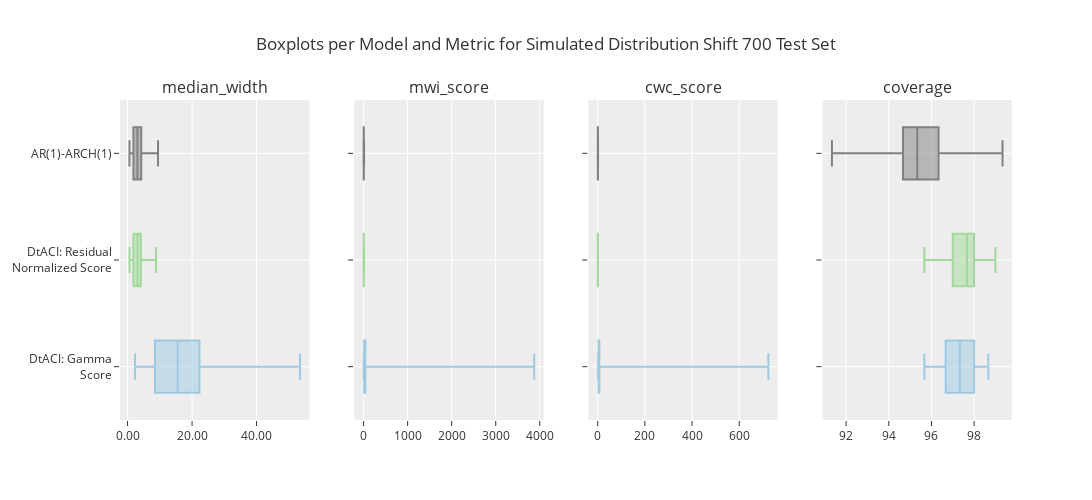

Source (notebook cell):
### Code cell
create_boxplots(test_set="Simulated Distribution Shift 700", 
                x_columns=["median_width", "mwi_score", "cwc_score", "coverage"], eval_template = eval_template_small)

### Figure 1 — Plotly figure (JSON) as saved in the notebook; plotly's stock layout.template omitted (floating-point values rounded to 4 significant figures)
{"data": [{"alignmentgroup": "True", "boxpoints": false, "hovertemplate": "model=DtACI: Gamma Score<br>median_width=%{x}<br>model_wrapped=%{y}<extra></extra>", "legendgroup": "DtACI: Gamma Score", "marker": {"color": "rgb(158,202,225)"}, "name": "DtACI: Gamma Score", "notched": false, "offsetgroup": "DtACI: Gamma Score", "orientation": "h", "showlegend": true, "type": "box", "x": [7.139, 23.64, 22.91, 19.85, 9.19, 2.34, 27.14, 39.72, 10.74, 4.699, 7.546, 18.88, 10.48, 38.82, 15.8, 5.702, 45.76, 32.95, 9.036, 34.47, 16.99, 8.104, 4.281, 9.744, 10.05, 13.37, 4.632, 24.33, 21.29, 6.469, 12.55, 3.228, 22.97, 2.557, 19.23, 7.815, 38.84, 13.66, 11.32, 15.79, 11.21, 22.19, 4.489, 8.479, 8.388, 10.19, 19.91, 19.33, 12.41, 25.68, 4.104, 20.33, 2.989, 19.8, 33.5, 10.6, 21.53, 53.48, 15.35, 22.44, 19.17, 18.33, 22.3, 34.95, 4.327, 21.85, 23.28, 15.32, 16.48, 14.97], "x0": " ", "xaxis": "x", "y": ["DtACI: Gamma<br>Score", "DtACI: Gamma<br>Score", "DtACI: Gamma<br>Score", "DtACI: Gamma<br>Score", "DtACI: Gamma<br>Score", "DtACI: Gamma<br>Score", "DtACI: Gamma<br>Score", "DtACI: Gamma<br>Score", "DtACI: Gamma<br>Score", "DtACI: Gamma<br>Score", "DtACI: Gamma<br>Score", "DtACI: Gamma<br>Score", "DtACI: Gamma<br>Score", "DtACI: Gamma<br>Score", "DtACI: Gamma<br>Score", "DtACI: Gamma<br>Score", "DtACI: Gamma<br>Score", "DtACI: Gamma<br>Score", "DtACI: Gamma<br>Score", "DtACI: Gamma<br>Score", "DtACI: Gamma<br>Score", "DtACI: Gamma<br>Score", "DtACI: Gamma<br>Score", "DtACI: Gamma<br>Score", "DtACI: Gamma<br>Score", "DtACI: Gamma<br>Score", "DtACI: Gamma<br>Score", "DtACI: Gamma<br>Score", "DtACI: Gamma<br>Score", "DtACI: Gamma<br>Score", "DtACI: Gamma<br>Score", "DtACI: Gamma<br>Score", "DtACI: Gamma<br>Score", "DtACI: Gamma<br>Score", "DtACI: Gamma<br>Score", "DtACI: Gamma<br>Score", "DtACI: Gamma<br>Score", "DtACI: Gamma<br>Score", "DtACI: Gamma<br>Score", "DtACI: Gamma<br>Score", "DtACI: Gamma<br>Score", "DtACI: Gamma<br>Score", "DtACI: Gamma<br>Score", "DtACI: Gamma<br>Score", "DtACI: Gamma<br>Score", "DtACI: Gamma<br>Score", "DtACI: Gamma<br>Score", "DtACI: Gamma<br>Score", "DtACI: Gamma<br>Score", "DtACI: Gamma<br>Score", "DtACI: Gamma<br>Score", "DtACI: Gamma<br>Score", "DtACI: Gamma<br>Score", "DtACI: Gamma<br>Score", "DtACI: Gamma<br>Score", "DtACI: Gamma<br>Score", "DtACI: Gamma<br>Score", "DtACI: Gamma<br>Score", "DtACI: Gamma<br>Score", "DtACI: Gamma<br>Score", "DtACI: Gamma<br>Score", "DtACI: Gamma<br>Score", "DtACI: Gamma<br>Score", "DtACI: Gamma<br>Score", "DtACI: Gamma<br>Score", "DtACI: Gamma<br>Score", "DtACI: Gamma<br>Score", "DtACI: Gamma<br>Score", "DtACI: Gamma<br>Score", "DtACI: Gamma<br>Score"], "y0": " ", "yaxis": "y"}, {"alignmentgroup": "True", "boxpoints": false, "hovertemplate": "model=DtACI: Residual Normalized Score<br>median_width=%{x}<br>model_wrapped=%{y}<extra></extra>", "legendgroup": "DtACI: Residual Normalized Score", "marker": {"color": "rgb(161,217,155)"}, "name": "DtACI: Residual Normalized Score", "notched": false, "offsetgroup": "DtACI: Residual Normalized Score", "orientation": "h", "showlegend": true, "type": "box", "x": [2.574, 5.402, 5.876, 3.085, 2.024, 0.6173, 5.308, 5.81, 2.464, 0.9276, 2.128, 3.578, 2.797, 7.573, 2.695, 1.455, 6.662, 4.291, 2.021, 4.753, 3.652, 1.807, 0.6943, 1.241, 1.333, 2.216, 0.8158, 3.188, 6.363, 1.31, 1.524, 0.7075, 3.078, 0.9637, 4.14, 1.442, 4.132, 3.331, 2.531, 3.246, 1.896, 2.67, 0.8266, 2.128, 2.452, 3.251, 4.226, 4.136, 1.272, 3.695, 0.6745, 3.845, 0.7491, 3.242, 8.399, 2.395, 3.967, 6.45, 4.309, 3.994, 2.809, 3.399, 4.887, 8.846, 0.874, 3.765, 4.679, 3.714, 2.977, 3.517], "x0": " ", "xaxis": "x", "y": ["DtACI: Residual<br>Normalized Score", "DtACI: Residual<br>Normalized Score", "DtACI: Residual<br>Normalized Score", "DtACI: Residual<br>Normalized Score", "DtACI: Residual<br>Normalized Score", "DtACI: Residual<br>Normalized Score", "DtACI: Residual<br>Normalized Score", "DtACI: Residual<br>Normalized Score", "DtACI: Residual<br>Normalized Score", "DtACI: Residual<br>Normalized Score", "DtACI: Residual<br>Normalized Score", "DtACI: Residual<br>Normalized Score", "DtACI: Residual<br>Normalized Score", "DtACI: Residual<br>Normalized Score", "DtACI: Residual<br>Normalized Score", "DtACI: Residual<br>Normalized Score", "DtACI: Residual<br>Normalized Score", "DtACI: Residual<br>Normalized Score", "DtACI: Residual<br>Normalized Score", "DtACI: Residual<br>Normalized Score", "DtACI: Residual<br>Normalized Score", "DtACI: Residual<br>Normalized Score", "DtACI: Residual<br>Normalized Score", "DtACI: Residual<br>Normalized Score", "DtACI: Residual<br>Normalized Score", "DtACI: Residual<br>Normalized Score", "DtACI: Residual<br>Normalized Score", "DtACI: Residual<br>Normalized Score", "DtACI: Residual<br>Normalized Score", "DtACI: Residual<br>Normalized Score", "DtACI: Residual<br>Normalized Score", "DtACI: Residual<br>Normalized Score", "DtACI: Residual<br>Normalized Score", "DtACI: Residual<br>Normalized Score", "DtACI: Residual<br>Normalized Score", "DtACI: Residual<br>Normalized Score", "DtACI: Residual<br>Normalized Score", "DtACI: Residual<br>Normalized Score", "DtACI: Residual<br>Normalized Score", "DtACI: Residual<br>Normalized Score", "DtACI: Residual<br>Normalized Score", "DtACI: Residual<br>Normalized Score", "DtACI: Residual<br>Normalized Score", "DtACI: Residual<br>Normalized Score", "DtACI: Residual<br>Normalized Score", "DtACI: Residual<br>Normalized Score", "DtACI: Residual<br>Normalized Score", "DtACI: Residual<br>Normalized Score", "DtACI: Residual<br>Normalized Score", "DtACI: Residual<br>Normalized Score", "DtACI: Residual<br>Normalized Score", "DtACI: Residual<br>Normalized Score", "DtACI: Residual<br>Normalized Score", "DtACI: Residual<br>Normalized Score", "DtACI: Residual<br>Normalized Score", "DtACI: Residual<br>Normalized Score", "DtACI: Residual<br>Normalized Score", "DtACI: Residual<br>Normalized Score", "DtACI: Residual<br>Normalized Score", "DtACI: Residual<br>Normalized Score", "DtACI: Residual<br>Normalized Score", "DtACI: Residual<br>Normalized Score", "DtACI: Residual<br>Normalized Score", "DtACI: Residual<br>Normalized Score", "DtACI: Residual<br>Normalized Score", "DtACI: Residual<br>Normalized Score", "DtACI: Residual<br>Normalized Score", "DtACI: Residual<br>Normalized Score", "DtACI: Residual<br>Normalized Score", "DtACI: Residual<br>Normalized Score"], "y0": " ", "yaxis": "y"}, {"alignmentgroup": "True", "boxpoints": false, "hovertemplate": "model=AR(1)-ARCH(1)<br>median_width=%{x}<br>model_wrapped=%{y}<extra></extra>", "legendgroup": "AR(1)-ARCH(1)", "marker": {"color": "gray"}, "name": "AR(1)-ARCH(1)", "notched": false, "offsetgroup": "AR(1)-ARCH(1)", "orientation": "h", "showlegend": true, "type": "box", "x": [2.573, 5.898, 6.18, 2.83, 2.222, 0.5963, 8.241, 5.768, 3.422, 0.9892, 2.031, 3.758, 2.942, 7.23, 2.489, 1.822, 6.488, 4.431, 1.948, 4.679, 3.465, 2.578, 0.754, 1.177, 1.311, 2.138, 0.9117, 3.294, 6.107, 1.197, 1.47, 0.6706, 3.059, 0.9287, 4.249, 1.618, 4.179, 4.152, 2.66, 3.282, 1.795, 2.601, 0.857, 1.998, 2.533, 3.091, 4.366, 4.267, 1.214, 3.607, 0.7073, 3.922, 0.775, 2.91, 9.449, 3.055, 3.672, 6.55, 4.369, 4.006, 3.018, 3.502, 4.702, 8.778, 0.9759, 3.989, 4.716, 3.276, 2.897, 3.448], "x0": " ", "xaxis": "x", "y": ["AR(1)-ARCH(1)", "AR(1)-ARCH(1)", "AR(1)-ARCH(1)", "AR(1)-ARCH(1)", "AR(1)-ARCH(1)", "AR(1)-ARCH(1)", "AR(1)-ARCH(1)", "AR(1)-ARCH(1)", "AR(1)-ARCH(1)", "AR(1)-ARCH(1)", "AR(1)-ARCH(1)", "AR(1)-ARCH(1)", "AR(1)-ARCH(1)", "AR(1)-ARCH(1)", "AR(1)-ARCH(1)", "AR(1)-ARCH(1)", "AR(1)-ARCH(1)", "AR(1)-ARCH(1)", "AR(1)-ARCH(1)", "AR(1)-ARCH(1)", "AR(1)-ARCH(1)", "AR(1)-ARCH(1)", "AR(1)-ARCH(1)", "AR(1)-ARCH(1)", "AR(1)-ARCH(1)", "AR(1)-ARCH(1)", "AR(1)-ARCH(1)", "AR(1)-ARCH(1)", "AR(1)-ARCH(1)", "AR(1)-ARCH(1)", "AR(1)-ARCH(1)", "AR(1)-ARCH(1)", "AR(1)-ARCH(1)", "AR(1)-ARCH(1)", "AR(1)-ARCH(1)", "AR(1)-ARCH(1)", "AR(1)-ARCH(1)", "AR(1)-ARCH(1)", "AR(1)-ARCH(1)", "AR(1)-ARCH(1)", "AR(1)-ARCH(1)", "AR(1)-ARCH(1)", "AR(1)-ARCH(1)", "AR(1)-ARCH(1)", "AR(1)-ARCH(1)", "AR(1)-ARCH(1)", "AR(1)-ARCH(1)", "AR(1)-ARCH(1)", "AR(1)-ARCH(1)", "AR(1)-ARCH(1)", "AR(1)-ARCH(1)", "AR(1)-ARCH(1)", "AR(1)-ARCH(1)", "AR(1)-ARCH(1)", "AR(1)-ARCH(1)", "AR(1)-ARCH(1)", "AR(1)-ARCH(1)", "AR(1)-ARCH(1)", "AR(1)-ARCH(1)", "AR(1)-ARCH(1)", "AR(1)-ARCH(1)", "AR(1)-ARCH(1)", "AR(1)-ARCH(1)", "AR(1)-ARCH(1)", "AR(1)-ARCH(1)", "AR(1)-ARCH(1)", "AR(1)-ARCH(1)", "AR(1)-ARCH(1)", "AR(1)-ARCH(1)", "AR(1)-ARCH(1)"], "y0": " ", "yaxis": "y"}, {"alignmentgroup": "True", "boxpoints": false, "hovertemplate": "model=DtACI: Gamma Score<br>mwi_score=%{x}<br>model_wrapped=%{y}<extra></extra>", "legendgroup": "DtACI: Gamma Score", "marker": {"color": "rgb(158,202,225)"}, "name": "DtACI: Gamma Score", "notched": false, "offsetgroup": "DtACI: Gamma Score", "orientation": "h", "showlegend": true, "type": "box", "x": [12.77, 36.0, 65.89, 39.44, 15.51, 3.364, 48.67, 82.06, 16.94, 8.52, 15.04, 35.02, 15.5, 61.77, 21.38, 8.998, 79.75, 54.21, 16.12, 56.07, 62.56, 13.85, 6.152, 19.9, 24.86, 20.15, 8.434, 33.14, 35.42, 10.57, 27.49, 4.883, 48.95, 4.543, 37.75, 10.96, 3874.0, 22.22, 16.51, 26.35, 19.87, 40.28, 8.328, 13.07, 12.32, 14.73, 29.13, 37.02, 21.14, 45.99, 6.116, 27.68, 5.787, 27.95, 51.3, 21.41, 34.61, 72.24, 22.55, 41.0, 31.21, 26.69, 42.64, 70.58, 6.735, 34.33, 45.16, 24.26, 33.59, 27.97], "x0": " ", "xaxis": "x2", "y": ["DtACI: Gamma<br>Score", "DtACI: Gamma<br>Score", "DtACI: Gamma<br>Score", "DtACI: Gamma<br>Score", "DtACI: Gamma<br>Score", "DtACI: Gamma<br>Score", "DtACI: Gamma<br>Score", "DtACI: Gamma<br>Score", "DtACI: Gamma<br>Score", "DtACI: Gamma<br>Score", "DtACI: Gamma<br>Score", "DtACI: Gamma<br>Score", "DtACI: Gamma<br>Score", "DtACI: Gamma<br>Score", "DtACI: Gamma<br>Score", "DtACI: Gamma<br>Score", "DtACI: Gamma<br>Score", "DtACI: Gamma<br>Score", "DtACI: Gamma<br>Score", "DtACI: Gamma<br>Score", "DtACI: Gamma<br>Score", "DtACI: Gamma<br>Score", "DtACI: Gamma<br>Score", "DtACI: Gamma<br>Score", "DtACI: Gamma<br>Score", "DtACI: Gamma<br>Score", "DtACI: Gamma<br>Score", "DtACI: Gamma<br>Score", "DtACI: Gamma<br>Score", "DtACI: Gamma<br>Score", "DtACI: Gamma<br>Score", "DtACI: Gamma<br>Score", "DtACI: Gamma<br>Score", "DtACI: Gamma<br>Score", "DtACI: Gamma<br>Score", "DtACI: Gamma<br>Score", "DtACI: Gamma<br>Score", "DtACI: Gamma<br>Score", "DtACI: Gamma<br>Score", "DtACI: Gamma<br>Score", "DtACI: Gamma<br>Score", "DtACI: Gamma<br>Score", "DtACI: Gamma<br>Score", "DtACI: Gamma<br>Score", "DtACI: Gamma<br>Score", "DtACI: Gamma<br>Score", "DtACI: Gamma<br>Score", "DtACI: Gamma<br>Score", "DtACI: Gamma<br>Score", "DtACI: Gamma<br>Score", "DtACI: Gamma<br>Score", "DtACI: Gamma<br>Score", "DtACI: Gamma<br>Score", "DtACI: Gamma<br>Score", "DtACI: Gamma<br>Score", "DtACI: Gamma<br>Score", "DtACI: Gamma<br>Score", "DtACI: Gamma<br>Score", "DtACI: Gamma<br>Score", "DtACI: Gamma<br>Score", "DtACI: Gamma<br>Score", "DtACI: Gamma<br>Score", "DtACI: Gamma<br>Score", "DtACI: Gamma<br>Score", "DtACI: Gamma<br>Score", "DtACI: Gamma<br>Score", "DtACI: Gamma<br>Score", "DtACI: Gamma<br>Score", "DtACI: Gamma<br>Score", "DtACI: Gamma<br>Score"], "y0": " ", "yaxis": "y2"}, {"alignmentgroup": "True", "boxpoints": false, "hovertemplate": "model=DtACI: Residual Normalized Score<br>mwi_score=%{x}<br>model_wrapped=%{y}<extra></extra>", "legendgroup": "DtACI: Residual Normalized Score", "marker": {"color": "rgb(161,217,155)"}, "name": "DtACI: Residual Normalized Score", "notched": false, "offsetgroup": "DtACI: Residual Normalized Score", "orientation": "h", "showlegend": true, "type": "box", "x": [2.688, 5.829, 7.022, 3.33, 2.256, 0.662, 6.742, 6.382, 3.127, 1.145, 2.314, 4.082, 3.081, 8.085, 2.92, 1.738, 7.233, 4.633, 2.3, 4.911, 3.943, 2.058, 0.8663, 1.389, 1.47, 2.571, 0.9624, 3.33, 7.232, 1.464, 1.865, 0.7814, 3.387, 1.156, 4.454, 1.641, 4.334, 3.7, 2.744, 3.545, 1.936, 2.98, 1.032, 2.536, 2.821, 3.681, 4.382, 4.654, 1.42, 3.803, 0.7515, 4.575, 0.8424, 3.451, 10.33, 3.072, 4.434, 7.093, 4.505, 4.342, 3.35, 3.869, 5.35, 9.605, 0.998, 4.196, 5.033, 3.877, 3.432, 3.888], "x0": " ", "xaxis": "x2", "y": ["DtACI: Residual<br>Normalized Score", "DtACI: Residual<br>Normalized Score", "DtACI: Residual<br>Normalized Score", "DtACI: Residual<br>Normalized Score", "DtACI: Residual<br>Normalized Score", "DtACI: Residual<br>Normalized Score", "DtACI: Residual<br>Normalized Score", "DtACI: Residual<br>Normalized Score", "DtACI: Residual<br>Normalized Score", "DtACI: Residual<br>Normalized Score", "DtACI: Residual<br>Normalized Score", "DtACI: Residual<br>Normalized Score", "DtACI: Residual<br>Normalized Score", "DtACI: Residual<br>Normalized Score", "DtACI: Residual<br>Normalized Score", "DtACI: Residual<br>Normalized Score", "DtACI: Residual<br>Normalized Score", "DtACI: Residual<br>Normalized Score", "DtACI: Residual<br>Normalized Score", "DtACI: Residual<br>Normalized Score", "DtACI: Residual<br>Normalized Score", "DtACI: Residual<br>Normalized Score", "DtACI: Residual<br>Normalized Score", "DtACI: Residual<br>Normalized Score", "DtACI: Residual<br>Normalized Score", "DtACI: Residual<br>Normalized Score", "DtACI: Residual<br>Normalized Score", "DtACI: Residual<br>Normalized Score", "DtACI: Residual<br>Normalized Score", "DtACI: Residual<br>Normalized Score", "DtACI: Residual<br>Normalized Score", "DtACI: Residual<br>Normalized Score", "DtACI: Residual<br>Normalized Score", "DtACI: Residual<br>Normalized Score", "DtACI: Residual<br>Normalized Score", "DtACI: Residual<br>Normalized Score", "DtACI: Residual<br>Normalized Score", "DtACI: Residual<br>Normalized Score", "DtACI: Residual<br>Normalized Score", "DtACI: Residual<br>Normalized Score", "DtACI: Residual<br>Normalized Score", "DtACI: Residual<br>Normalized Score", "DtACI: Residual<br>Normalized Score", "DtACI: Residual<br>Normalized Score", "DtACI: Residual<br>Normalized Score", "DtACI: Residual<br>Normalized Score", "DtACI: Residual<br>Normalized Score", "DtACI: Residual<br>Normalized Score", "DtACI: Residual<br>Normalized Score", "DtACI: Residual<br>Normalized Score", "DtACI: Residual<br>Normalized Score", "DtACI: Residual<br>Normalized Score", "DtACI: Residual<br>Normalized Score", "DtACI: Residual<br>Normalized Score", "DtACI: Residual<br>Normalized Score", "DtACI: Residual<br>Normalized Score", "DtACI: Residual<br>Normalized Score", "DtACI: Residual<br>Normalized Score", "DtACI: Residual<br>Normalized Score", "DtACI: Residual<br>Normalized Score", "DtACI: Residual<br>Normalized Score", "DtACI: Residual<br>Normalized Score", "DtACI: Residual<br>Normalized Score", "DtACI: Residual<br>Normalized Score", "DtACI: Residual<br>Normalized Score", "DtACI: Residual<br>Normalized Score", "DtACI: Residual<br>Normalized Score", "DtACI: Residual<br>Normalized Score", "DtACI: Residual<br>Normalized Score", "DtACI: Residual<br>Normalized Score"], "y0": " ", "yaxis": "y2"}, {"alignmentgroup": "True", "boxpoints": false, "hovertemplate": "model=AR(1)-ARCH(1)<br>mwi_score=%{x}<br>model_wrapped=%{y}<extra></extra>", "legendgroup": "AR(1)-ARCH(1)", "marker": {"color": "gray"}, "name": "AR(1)-ARCH(1)", "notched": false, "offsetgroup": "AR(1)-ARCH(1)", "orientation": "h", "showlegend": true, "type": "box", "x": [2.91, 6.265, 7.412, 3.458, 2.654, 0.7008, 9.901, 6.704, 3.943, 1.207, 2.3, 4.37, 3.504, 8.712, 3.154, 2.304, 7.393, 4.811, 2.48, 4.942, 4.009, 2.639, 0.9395, 1.543, 1.497, 2.765, 1.111, 3.449, 7.548, 1.522, 2.055, 0.7822, 3.474, 1.226, 4.797, 1.844, 4.478, 4.639, 2.968, 3.737, 2.008, 3.119, 1.242, 2.633, 3.003, 3.925, 4.518, 4.908, 1.423, 4.098, 0.8003, 4.665, 0.9199, 3.565, 11.4, 3.51, 4.521, 7.624, 4.772, 4.467, 3.52, 4.237, 5.659, 10.37, 1.142, 4.35, 5.182, 3.911, 3.926, 4.224], "x0": " ", "xaxis": "x2", "y": ["AR(1)-ARCH(1)", "AR(1)-ARCH(1)", "AR(1)-ARCH(1)", "AR(1)-ARCH(1)", "AR(1)-ARCH(1)", "AR(1)-ARCH(1)", "AR(1)-ARCH(1)", "AR(1)-ARCH(1)", "AR(1)-ARCH(1)", "AR(1)-ARCH(1)", "AR(1)-ARCH(1)", "AR(1)-ARCH(1)", "AR(1)-ARCH(1)", "AR(1)-ARCH(1)", "AR(1)-ARCH(1)", "AR(1)-ARCH(1)", "AR(1)-ARCH(1)", "AR(1)-ARCH(1)", "AR(1)-ARCH(1)", "AR(1)-ARCH(1)", "AR(1)-ARCH(1)", "AR(1)-ARCH(1)", "AR(1)-ARCH(1)", "AR(1)-ARCH(1)", "AR(1)-ARCH(1)", "AR(1)-ARCH(1)", "AR(1)-ARCH(1)", "AR(1)-ARCH(1)", "AR(1)-ARCH(1)", "AR(1)-ARCH(1)", "AR(1)-ARCH(1)", "AR(1)-ARCH(1)", "AR(1)-ARCH(1)", "AR(1)-ARCH(1)", "AR(1)-ARCH(1)", "AR(1)-ARCH(1)", "AR(1)-ARCH(1)", "AR(1)-ARCH(1)", "AR(1)-ARCH(1)", "AR(1)-ARCH(1)", "AR(1)-ARCH(1)", "AR(1)-ARCH(1)", "AR(1)-ARCH(1)", "AR(1)-ARCH(1)", "AR(1)-ARCH(1)", "AR(1)-ARCH(1)", "AR(1)-ARCH(1)", "AR(1)-ARCH(1)", "AR(1)-ARCH(1)", "AR(1)-ARCH(1)", "AR(1)-ARCH(1)", "AR(1)-ARCH(1)", "AR(1)-ARCH(1)", "AR(1)-ARCH(1)", "AR(1)-ARCH(1)", "AR(1)-ARCH(1)", "AR(1)-ARCH(1)", "AR(1)-ARCH(1)", "AR(1)-ARCH(1)", "AR(1)-ARCH(1)", "AR(1)-ARCH(1)", "AR(1)-ARCH(1)", "AR(1)-ARCH(1)", "AR(1)-ARCH(1)", "AR(1)-ARCH(1)", "AR(1)-ARCH(1)", "AR(1)-ARCH(1)", "AR(1)-ARCH(1)", "AR(1)-ARCH(1)", "AR(1)-ARCH(1)"], "y0": " ", "yaxis": "y2"}, {"alignmentgroup": "True", "boxpoints": false, "hovertemplate": "model=DtACI: Gamma Score<br>cwc_score=%{x}<br>model_wrapped=%{y}<extra></extra>", "legendgroup": "DtACI: Gamma Score", "marker": {"color": "rgb(158,202,225)"}, "name": "DtACI: Gamma Score", "notched": false, "offsetgroup": "DtACI: Gamma Score", "orientation": "h", "showlegend": true, "type": "box", "x": [3.383, 4.201, 5.702, 8.653, 3.82, 2.975, 3.49, 7.389, 2.865, 4.749, 4.379, 4.901, 3.304, 5.615, 5.692, 2.235, 8.6, 8.131, 4.613, 8.173, 12.43, 4.032, 4.256, 7.65, 9.284, 4.923, 4.402, 8.384, 3.373, 4.324, 4.466, 3.464, 10.06, 1.735, 5.724, 3.691, 723.3, 3.684, 4.086, 4.996, 7.728, 7.782, 5.082, 3.225, 3.027, 2.276, 4.823, 5.571, 10.92, 8.843, 5.313, 3.478, 3.49, 5.915, 3.248, 3.894, 5.65, 7.244, 3.505, 6.612, 6.818, 3.955, 5.992, 4.26, 4.511, 5.5, 7.272, 4.62, 5.482, 4.984], "x0": " ", "xaxis": "x3", "y": ["DtACI: Gamma<br>Score", "DtACI: Gamma<br>Score", "DtACI: Gamma<br>Score", "DtACI: Gamma<br>Score", "DtACI: Gamma<br>Score", "DtACI: Gamma<br>Score", "DtACI: Gamma<br>Score", "DtACI: Gamma<br>Score", "DtACI: Gamma<br>Score", "DtACI: Gamma<br>Score", "DtACI: Gamma<br>Score", "DtACI: Gamma<br>Score", "DtACI: Gamma<br>Score", "DtACI: Gamma<br>Score", "DtACI: Gamma<br>Score", "DtACI: Gamma<br>Score", "DtACI: Gamma<br>Score", "DtACI: Gamma<br>Score", "DtACI: Gamma<br>Score", "DtACI: Gamma<br>Score", "DtACI: Gamma<br>Score", "DtACI: Gamma<br>Score", "DtACI: Gamma<br>Score", "DtACI: Gamma<br>Score", "DtACI: Gamma<br>Score", "DtACI: Gamma<br>Score", "DtACI: Gamma<br>Score", "DtACI: Gamma<br>Score", "DtACI: Gamma<br>Score", "DtACI: Gamma<br>Score", "DtACI: Gamma<br>Score", "DtACI: Gamma<br>Score", "DtACI: Gamma<br>Score", "DtACI: Gamma<br>Score", "DtACI: Gamma<br>Score", "DtACI: Gamma<br>Score", "DtACI: Gamma<br>Score", "DtACI: Gamma<br>Score", "DtACI: Gamma<br>Score", "DtACI: Gamma<br>Score", "DtACI: Gamma<br>Score", "DtACI: Gamma<br>Score", "DtACI: Gamma<br>Score", "DtACI: Gamma<br>Score", "DtACI: Gamma<br>Score", "DtACI: Gamma<br>Score", "DtACI: Gamma<br>Score", "DtACI: Gamma<br>Score", "DtACI: Gamma<br>Score", "DtACI: Gamma<br>Score", "DtACI: Gamma<br>Score", "DtACI: Gamma<br>Score", "DtACI: Gamma<br>Score", "DtACI: Gamma<br>Score", "DtACI: Gamma<br>Score", "DtACI: Gamma<br>Score", "DtACI: Gamma<br>Score", "DtACI: Gamma<br>Score", "DtACI: Gamma<br>Score", "DtACI: Gamma<br>Score", "DtACI: Gamma<br>Score", "DtACI: Gamma<br>Score", "DtACI: Gamma<br>Score", "DtACI: Gamma<br>Score", "DtACI: Gamma<br>Score", "DtACI: Gamma<br>Score", "DtACI: Gamma<br>Score", "DtACI: Gamma<br>Score", "DtACI: Gamma<br>Score", "DtACI: Gamma<br>Score"], "y0": " ", "yaxis": "y3"}, {"alignmentgroup": "True", "boxpoints": false, "hovertemplate": "model=DtACI: Residual Normalized Score<br>cwc_score=%{x}<br>model_wrapped=%{y}<extra></extra>", "legendgroup": "DtACI: Residual Normalized Score", "marker": {"color": "rgb(161,217,155)"}, "name": "DtACI: Residual Normalized Score", "notched": false, "offsetgroup": "DtACI: Residual Normalized Score", "orientation": "h", "showlegend": true, "type": "box", "x": [0.7005, 0.671, 0.558, 0.7127, 0.539, 0.5569, 0.4687, 0.5589, 0.4939, 0.5889, 0.6745, 0.5278, 0.6431, 0.7042, 0.743, 0.4259, 0.7771, 0.6763, 0.621, 0.7131, 0.7487, 0.5642, 0.5544, 0.5134, 0.4994, 0.5758, 0.4941, 0.8327, 0.6504, 0.5792, 0.2872, 0.5456, 0.6554, 0.431, 0.6355, 0.5314, 0.7836, 0.5939, 0.6531, 0.6558, 0.7393, 0.5356, 0.5954, 0.5712, 0.6512, 0.5567, 0.7181, 0.6618, 0.7179, 0.7227, 0.6151, 0.523, 0.4673, 0.7302, 0.571, 0.4961, 0.6973, 0.6668, 0.6937, 0.6685, 0.6628, 0.5609, 0.7422, 0.5652, 0.6456, 0.64, 0.7718, 0.7291, 0.5255, 0.6538], "x0": " ", "xaxis": "x3", "y": ["DtACI: Residual<br>Normalized Score", "DtACI: Residual<br>Normalized Score", "DtACI: Residual<br>Normalized Score", "DtACI: Residual<br>Normalized Score", "DtACI: Residual<br>Normalized Score", "DtACI: Residual<br>Normalized Score", "DtACI: Residual<br>Normalized Score", "DtACI: Residual<br>Normalized Score", "DtACI: Residual<br>Normalized Score", "DtACI: Residual<br>Normalized Score", "DtACI: Residual<br>Normalized Score", "DtACI: Residual<br>Normalized Score", "DtACI: Residual<br>Normalized Score", "DtACI: Residual<br>Normalized Score", "DtACI: Residual<br>Normalized Score", "DtACI: Residual<br>Normalized Score", "DtACI: Residual<br>Normalized Score", "DtACI: Residual<br>Normalized Score", "DtACI: Residual<br>Normalized Score", "DtACI: Residual<br>Normalized Score", "DtACI: Residual<br>Normalized Score", "DtACI: Residual<br>Normalized Score", "DtACI: Residual<br>Normalized Score", "DtACI: Residual<br>Normalized Score", "DtACI: Residual<br>Normalized Score", "DtACI: Residual<br>Normalized Score", "DtACI: Residual<br>Normalized Score", "DtACI: Residual<br>Normalized Score", "DtACI: Residual<br>Normalized Score", "DtACI: Residual<br>Normalized Score", "DtACI: Residual<br>Normalized Score", "DtACI: Residual<br>Normalized Score", "DtACI: Residual<br>Normalized Score", "DtACI: Residual<br>Normalized Score", "DtACI: Residual<br>Normalized Score", "DtACI: Residual<br>Normalized Score", "DtACI: Residual<br>Normalized Score", "DtACI: Residual<br>Normalized Score", "DtACI: Residual<br>Normalized Score", "DtACI: Residual<br>Normalized Score", "DtACI: Residual<br>Normalized Score", "DtACI: Residual<br>Normalized Score", "DtACI: Residual<br>Normalized Score", "DtACI: Residual<br>Normalized Score", "DtACI: Residual<br>Normalized Score", "DtACI: Residual<br>Normalized Score", "DtACI: Residual<br>Normalized Score", "DtACI: Residual<br>Normalized Score", "DtACI: Residual<br>Normalized Score", "DtACI: Residual<br>Normalized Score", "DtACI: Residual<br>Normalized Score", "DtACI: Residual<br>Normalized Score", "DtACI: Residual<br>Normalized Score", "DtACI: Residual<br>Normalized Score", "DtACI: Residual<br>Normalized Score", "DtACI: Residual<br>Normalized Score", "DtACI: Residual<br>Normalized Score", "DtACI: Residual<br>Normalized Score", "DtACI: Residual<br>Normalized Score", "DtACI: Residual<br>Normalized Score", "DtACI: Residual<br>Normalized Score", "DtACI: Residual<br>Normalized Score", "DtACI: Residual<br>Normalized Score", "DtACI: Residual<br>Normalized Score", "DtACI: Residual<br>Normalized Score", "DtACI: Residual<br>Normalized Score", "DtACI: Residual<br>Normalized Score", "DtACI: Residual<br>Normalized Score", "DtACI: Residual<br>Normalized Score", "DtACI: Residual<br>Normalized Score"], "y0": " ", "yaxis": "y3"}, {"alignmentgroup": "True", "boxpoints": false, "hovertemplate": "model=AR(1)-ARCH(1)<br>cwc_score=%{x}<br>model_wrapped=%{y}<extra></extra>", "legendgroup": "AR(1)-ARCH(1)", "marker": {"color": "gray"}, "name": "AR(1)-ARCH(1)", "notched": false, "offsetgroup": "AR(1)-ARCH(1)", "orientation": "h", "showlegend": true, "type": "box", "x": [0.7042, 0.7055, 0.5735, 1.262, 0.5913, 0.5379, 0.6419, 0.5282, 1.063, 0.6133, 1.189, 0.541, 0.6831, 1.292, 1.322, 0.874, 1.383, 0.6808, 1.018, 0.6977, 0.7142, 0.7687, 0.5687, 0.9132, 0.5081, 0.5526, 0.4962, 0.8627, 1.194, 1.033, 0.5386, 0.5063, 1.257, 0.7854, 0.68, 0.5576, 0.773, 0.7057, 0.6972, 0.6533, 0.7155, 1.001, 0.6945, 1.075, 1.268, 1.007, 0.7371, 0.6599, 0.6543, 0.7134, 0.6589, 0.5149, 0.4792, 1.268, 0.6261, 0.5624, 1.251, 0.6556, 0.692, 0.6612, 0.6591, 0.5638, 0.676, 0.546, 1.284, 0.6528, 0.7761, 1.294, 0.9662, 0.667], "x0": " ", "xaxis": "x3", "y": ["AR(1)-ARCH(1)", "AR(1)-ARCH(1)", "AR(1)-ARCH(1)", "AR(1)-ARCH(1)", "AR(1)-ARCH(1)", "AR(1)-ARCH(1)", "AR(1)-ARCH(1)", "AR(1)-ARCH(1)", "AR(1)-ARCH(1)", "AR(1)-ARCH(1)", "AR(1)-ARCH(1)", "AR(1)-ARCH(1)", "AR(1)-ARCH(1)", "AR(1)-ARCH(1)", "AR(1)-ARCH(1)", "AR(1)-ARCH(1)", "AR(1)-ARCH(1)", "AR(1)-ARCH(1)", "AR(1)-ARCH(1)", "AR(1)-ARCH(1)", "AR(1)-ARCH(1)", "AR(1)-ARCH(1)", "AR(1)-ARCH(1)", "AR(1)-ARCH(1)", "AR(1)-ARCH(1)", "AR(1)-ARCH(1)", "AR(1)-ARCH(1)", "AR(1)-ARCH(1)", "AR(1)-ARCH(1)", "AR(1)-ARCH(1)", "AR(1)-ARCH(1)", "AR(1)-ARCH(1)", "AR(1)-ARCH(1)", "AR(1)-ARCH(1)", "AR(1)-ARCH(1)", "AR(1)-ARCH(1)", "AR(1)-ARCH(1)", "AR(1)-ARCH(1)", "AR(1)-ARCH(1)", "AR(1)-ARCH(1)", "AR(1)-ARCH(1)", "AR(1)-ARCH(1)", "AR(1)-ARCH(1)", "AR(1)-ARCH(1)", "AR(1)-ARCH(1)", "AR(1)-ARCH(1)", "AR(1)-ARCH(1)", "AR(1)-ARCH(1)", "AR(1)-ARCH(1)", "AR(1)-ARCH(1)", "AR(1)-ARCH(1)", "AR(1)-ARCH(1)", "AR(1)-ARCH(1)", "AR(1)-ARCH(1)", "AR(1)-ARCH(1)", "AR(1)-ARCH(1)", "AR(1)-ARCH(1)", "AR(1)-ARCH(1)", "AR(1)-ARCH(1)", "AR(1)-ARCH(1)", "AR(1)-ARCH(1)", "AR(1)-ARCH(1)", "AR(1)-ARCH(1)", "AR(1)-ARCH(1)", "AR(1)-ARCH(1)", "AR(1)-ARCH(1)", "AR(1)-ARCH(1)", "AR(1)-ARCH(1)", "AR(1)-ARCH(1)", "AR(1)-ARCH(1)"], "y0": " ", "yaxis": "y3"}, {"alignmentgroup": "True", "boxpoints": false, "hovertemplate": "model=DtACI: Gamma Score<br>coverage=%{x}<br>model_wrapped=%{y}<extra></extra>", "legendgroup": "DtACI: Gamma Score", "marker": {"color": "rgb(158,202,225)"}, "name": "DtACI: Gamma Score", "notched": false, "offsetgroup": "DtACI: Gamma Score", "orientation": "h", "showlegend": true, "type": "box", "x": [97.0, 98.33, 98.0, 96.0, 97.0, 96.33, 98.0, 98.33, 97.0, 97.67, 96.67, 97.0, 97.33, 97.33, 96.67, 96.33, 98.67, 98.0, 98.0, 96.67, 97.67, 97.67, 97.33, 97.67, 98.0, 97.33, 97.67, 97.67, 96.67, 98.33, 97.33, 97.67, 96.0, 96.33, 98.33, 97.67, 97.67, 97.33, 96.67, 96.67, 96.67, 97.67, 98.0, 96.67, 97.33, 96.33, 96.67, 97.67, 98.33, 95.67, 96.0, 98.0, 98.67, 97.33, 98.0, 98.0, 98.0, 97.67, 96.67, 97.0, 97.33, 97.33, 97.0, 97.0, 97.33, 98.0, 97.33, 96.67, 97.67, 97.0], "x0": " ", "xaxis": "x4", "y": ["DtACI: Gamma<br>Score", "DtACI: Gamma<br>Score", "DtACI: Gamma<br>Score", "DtACI: Gamma<br>Score", "DtACI: Gamma<br>Score", "DtACI: Gamma<br>Score", "DtACI: Gamma<br>Score", "DtACI: Gamma<br>Score", "DtACI: Gamma<br>Score", "DtACI: Gamma<br>Score", "DtACI: Gamma<br>Score", "DtACI: Gamma<br>Score", "DtACI: Gamma<br>Score", "DtACI: Gamma<br>Score", "DtACI: Gamma<br>Score", "DtACI: Gamma<br>Score", "DtACI: Gamma<br>Score", "DtACI: Gamma<br>Score", "DtACI: Gamma<br>Score", "DtACI: Gamma<br>Score", "DtACI: Gamma<br>Score", "DtACI: Gamma<br>Score", "DtACI: Gamma<br>Score", "DtACI: Gamma<br>Score", "DtACI: Gamma<br>Score", "DtACI: Gamma<br>Score", "DtACI: Gamma<br>Score", "DtACI: Gamma<br>Score", "DtACI: Gamma<br>Score", "DtACI: Gamma<br>Score", "DtACI: Gamma<br>Score", "DtACI: Gamma<br>Score", "DtACI: Gamma<br>Score", "DtACI: Gamma<br>Score", "DtACI: Gamma<br>Score", "DtACI: Gamma<br>Score", "DtACI: Gamma<br>Score", "DtACI: Gamma<br>Score", "DtACI: Gamma<br>Score", "DtACI: Gamma<br>Score", "DtACI: Gamma<br>Score", "DtACI: Gamma<br>Score", "DtACI: Gamma<br>Score", "DtACI: Gamma<br>Score", "DtACI: Gamma<br>Score", "DtACI: Gamma<br>Score", "DtACI: Gamma<br>Score", "DtACI: Gamma<br>Score", "DtACI: Gamma<br>Score", "DtACI: Gamma<br>Score", "DtACI: Gamma<br>Score", "DtACI: Gamma<br>Score", "DtACI: Gamma<br>Score", "DtACI: Gamma<br>Score", "DtACI: Gamma<br>Score", "DtACI: Gamma<br>Score", "DtACI: Gamma<br>Score", "DtACI: Gamma<br>Score", "DtACI: Gamma<br>Score", "DtACI: Gamma<br>Score", "DtACI: Gamma<br>Score", "DtACI: Gamma<br>Score", "DtACI: Gamma<br>Score", "DtACI: Gamma<br>Score", "DtACI: Gamma<br>Score", "DtACI: Gamma<br>Score", "DtACI: Gamma<br>Score", "DtACI: Gamma<br>Score", "DtACI: Gamma<br>Score", "DtACI: Gamma<br>Score"], "y0": " ", "yaxis": "y4"}, {"alignmentgroup": "True", "boxpoints": false, "hovertemplate": "model=DtACI: Residual Normalized Score<br>coverage=%{x}<br>model_wrapped=%{y}<extra></extra>", "legendgroup": "DtACI: Residual Normalized Score", "marker": {"color": "rgb(161,217,155)"}, "name": "DtACI: Residual Normalized Score", "notched": false, "offsetgroup": "DtACI: Residual Normalized Score", "orientation": "h", "showlegend": true, "type": "box", "x": [98.0, 99.0, 95.67, 97.33, 97.33, 98.0, 98.0, 98.33, 97.33, 96.0, 98.0, 96.67, 97.67, 97.33, 97.33, 96.33, 98.67, 98.0, 98.0, 97.33, 97.33, 97.33, 97.33, 98.0, 96.67, 97.67, 98.0, 98.67, 97.33, 96.67, 97.67, 98.0, 97.33, 98.0, 98.0, 98.0, 98.0, 97.33, 97.67, 98.0, 97.67, 96.67, 97.0, 96.67, 96.67, 96.67, 97.67, 96.33, 99.0, 97.33, 97.67, 96.0, 96.33, 98.33, 97.33, 97.67, 98.0, 98.0, 98.0, 97.67, 96.67, 97.67, 98.33, 98.33, 97.33, 97.0, 96.67, 98.33, 97.0, 97.0], "x0": " ", "xaxis": "x4", "y": ["DtACI: Residual<br>Normalized Score", "DtACI: Residual<br>Normalized Score", "DtACI: Residual<br>Normalized Score", "DtACI: Residual<br>Normalized Score", "DtACI: Residual<br>Normalized Score", "DtACI: Residual<br>Normalized Score", "DtACI: Residual<br>Normalized Score", "DtACI: Residual<br>Normalized Score", "DtACI: Residual<br>Normalized Score", "DtACI: Residual<br>Normalized Score", "DtACI: Residual<br>Normalized Score", "DtACI: Residual<br>Normalized Score", "DtACI: Residual<br>Normalized Score", "DtACI: Residual<br>Normalized Score", "DtACI: Residual<br>Normalized Score", "DtACI: Residual<br>Normalized Score", "DtACI: Residual<br>Normalized Score", "DtACI: Residual<br>Normalized Score", "DtACI: Residual<br>Normalized Score", "DtACI: Residual<br>Normalized Score", "DtACI: Residual<br>Normalized Score", "DtACI: Residual<br>Normalized Score", "DtACI: Residual<br>Normalized Score", "DtACI: Residual<br>Normalized Score", "DtACI: Residual<br>Normalized Score", "DtACI: Residual<br>Normalized Score", "DtACI: Residual<br>Normalized Score", "DtACI: Residual<br>Normalized Score", "DtACI: Residual<br>Normalized Score", "DtACI: Residual<br>Normalized Score", "DtACI: Residual<br>Normalized Score", "DtACI: Residual<br>Normalized Score", "DtACI: Residual<br>Normalized Score", "DtACI: Residual<br>Normalized Score", "DtACI: Residual<br>Normalized Score", "DtACI: Residual<br>Normalized Score", "DtACI: Residual<br>Normalized Score", "DtACI: Residual<br>Normalized Score", "DtACI: Residual<br>Normalized Score", "DtACI: Residual<br>Normalized Score", "DtACI: Residual<br>Normalized Score", "DtACI: Residual<br>Normalized Score", "DtACI: Residual<br>Normalized Score", "DtACI: Residual<br>Normalized Score", "DtACI: Residual<br>Normalized Score", "DtACI: Residual<br>Normalized Score", "DtACI: Residual<br>Normalized Score", "DtACI: Residual<br>Normalized Score", "DtACI: Residual<br>Normalized Score", "DtACI: Residual<br>Normalized Score", "DtACI: Residual<br>Normalized Score", "DtACI: Residual<br>Normalized Score", "DtACI: Residual<br>Normalized Score", "DtACI: Residual<br>Normalized Score", "DtACI: Residual<br>Normalized Score", "DtACI: Residual<br>Normalized Score", "DtACI: Residual<br>Normalized Score", "DtACI: Residual<br>Normalized Score", "DtACI: Residual<br>Normalized Score", "DtACI: Residual<br>Normalized Score", "DtACI: Residual<br>Normalized Score", "DtACI: Residual<br>Normalized Score", "DtACI: Residual<br>Normalized Score", "DtACI: Residual<br>Normalized Score", "DtACI: Residual<br>Normalized Score", "DtACI: Residual<br>Normalized Score", "DtACI: Residual<br>Normalized Score", "DtACI: Residual<br>Normalized Score", "DtACI: Residual<br>Normalized Score", "DtACI: Residual<br>Normalized Score"], "y0": " ", "yaxis": "y4"}, {"alignmentgroup": "True", "boxpoints": false, "hovertemplate": "model=AR(1)-ARCH(1)<br>coverage=%{x}<br>model_wrapped=%{y}<extra></extra>", "legendgroup": "AR(1)-ARCH(1)", "marker": {"color": "gray"}, "name": "AR(1)-ARCH(1)", "notched": false, "offsetgroup": "AR(1)-ARCH(1)", "orientation": "h", "showlegend": true, "type": "box", "x": [96.33, 98.0, 95.33, 92.33, 96.33, 95.33, 96.67, 95.67, 94.67, 95.33, 94.33, 96.0, 96.67, 94.33, 92.67, 91.33, 93.67, 96.33, 92.67, 95.33, 95.33, 99.33, 95.67, 94.33, 97.33, 95.0, 95.0, 98.67, 94.0, 94.67, 94.33, 95.33, 94.33, 94.33, 97.0, 97.67, 96.33, 96.67, 97.33, 96.33, 95.0, 94.67, 97.0, 94.67, 94.67, 94.67, 97.33, 95.0, 95.67, 95.0, 97.33, 96.67, 95.33, 94.33, 97.0, 97.67, 94.33, 95.67, 95.0, 95.33, 96.33, 95.67, 96.0, 95.0, 94.67, 96.67, 96.0, 94.33, 93.33, 95.33], "x0": " ", "xaxis": "x4", "y": ["AR(1)-ARCH(1)", "AR(1)-ARCH(1)", "AR(1)-ARCH(1)", "AR(1)-ARCH(1)", "AR(1)-ARCH(1)", "AR(1)-ARCH(1)", "AR(1)-ARCH(1)", "AR(1)-ARCH(1)", "AR(1)-ARCH(1)", "AR(1)-ARCH(1)", "AR(1)-ARCH(1)", "AR(1)-ARCH(1)", "AR(1)-ARCH(1)", "AR(1)-ARCH(1)", "AR(1)-ARCH(1)", "AR(1)-ARCH(1)", "AR(1)-ARCH(1)", "AR(1)-ARCH(1)", "AR(1)-ARCH(1)", "AR(1)-ARCH(1)", "AR(1)-ARCH(1)", "AR(1)-ARCH(1)", "AR(1)-ARCH(1)", "AR(1)-ARCH(1)", "AR(1)-ARCH(1)", "AR(1)-ARCH(1)", "AR(1)-ARCH(1)", "AR(1)-ARCH(1)", "AR(1)-ARCH(1)", "AR(1)-ARCH(1)", "AR(1)-ARCH(1)", "AR(1)-ARCH(1)", "AR(1)-ARCH(1)", "AR(1)-ARCH(1)", "AR(1)-ARCH(1)", "AR(1)-ARCH(1)", "AR(1)-ARCH(1)", "AR(1)-ARCH(1)", "AR(1)-ARCH(1)", "AR(1)-ARCH(1)", "AR(1)-ARCH(1)", "AR(1)-ARCH(1)", "AR(1)-ARCH(1)", "AR(1)-ARCH(1)", "AR(1)-ARCH(1)", "AR(1)-ARCH(1)", "AR(1)-ARCH(1)", "AR(1)-ARCH(1)", "AR(1)-ARCH(1)", "AR(1)-ARCH(1)", "AR(1)-ARCH(1)", "AR(1)-ARCH(1)", "AR(1)-ARCH(1)", "AR(1)-ARCH(1)", "AR(1)-ARCH(1)", "AR(1)-ARCH(1)", "AR(1)-ARCH(1)", "AR(1)-ARCH(1)", "AR(1)-ARCH(1)", "AR(1)-ARCH(1)", "AR(1)-ARCH(1)", "AR(1)-ARCH(1)", "AR(1)-ARCH(1)", "AR(1)-ARCH(1)", "AR(1)-ARCH(1)", "AR(1)-ARCH(1)", "AR(1)-ARCH(1)", "AR(1)-ARCH(1)", "AR(1)-ARCH(1)", "AR(1)-ARCH(1)"], "y0": " ", "yaxis": "y4"}], "layout": {"annotations": [{"font": {"size": 16}, "showarrow": false, "text": "median_width", "x": 0.1062, "xanchor": "center", "xref": "paper", "y": 1, "yanchor": "bottom", "yref": "paper"}, {"font": {"size": 16}, "showarrow": false, "text": "mwi_score", "x": 0.3688, "xanchor": "center", "xref": "paper", "y": 1, "yanchor": "bottom", "yref": "paper"}, {"font": {"size": 16}, "showarrow": false, "text": "cwc_score", "x": 0.6313, "xanchor": "center", "xref": "paper", "y": 1, "yanchor": "bottom", "yref": "paper"}, {"font": {"size": 16}, "showarrow": false, "text": "coverage", "x": 0.8938, "xanchor": "center", "xref": "paper", "y": 1, "yanchor": "bottom", "yref": "paper"}], "height": 500, "showlegend": false, "title": {"text": "Boxplots per Model and Metric for Simulated Distribution Shift 700 Test Set"}, "width": 1200, "xaxis": {"anchor": "y", "domain": [0, 0.2125], "tickformat": ",.2f"}, "xaxis2": {"anchor": "y2", "domain": [0.2625, 0.475]}, "xaxis3": {"anchor": "y3", "domain": [0.525, 0.7375]}, "xaxis4": {"anchor": "y4", "domain": [0.7875, 1]}, "yaxis": {"anchor": "x", "domain": [0, 1]}, "yaxis2": {"anchor": "x2", "domain": [0, 1], "matches": "y", "showticklabels": false}, "yaxis3": {"anchor": "x3", "domain": [0, 1], "matches": "y", "showticklabels": false}, "yaxis4": {"anchor": "x4", "domain": [0, 1], "matches": "y", "showticklabels": false}}}
